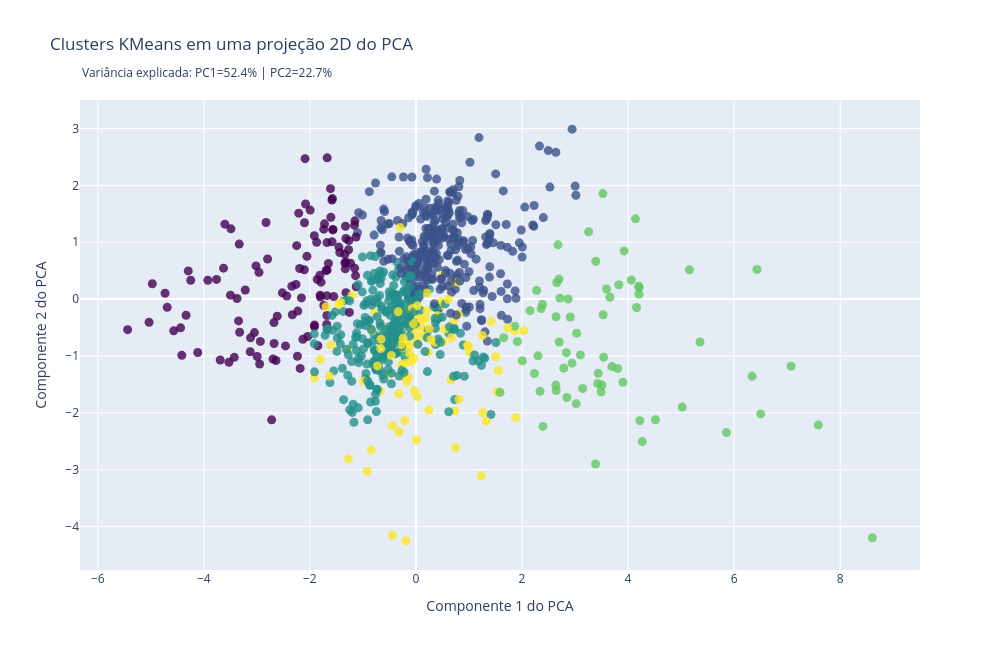

The code cell stored with this chart in its notebook:
### Code cell
from sklearn.decomposition import PCA

pca = PCA(n_components=2, random_state=42)
projection = pca.fit_transform(X_scaled)
pca_loadings = pl.DataFrame(
    {
        "feature": FEATURE_COLUMNS,
        "PC1_loading": pca.components_[0],
        "PC2_loading": pca.components_[1],
    }
)
pca_model = SklearnKMeans(model_config).fit(projection)
pca_labels = pca_model.predict(projection)
pca_metrics = evaluate_clustering(projection, pca_labels, pca_model.inertia)
model_comparison = pl.DataFrame(
    [
        {"model": "Full five features", **metrics},
        {"model": "Two PCA components", **pca_metrics},
    ]
)
print("Explained variance ratio:", pca.explained_variance_ratio_)
model_comparison, pca_loadings
pca_plot_rows = (
    gold_model.select(["establishment_id", "reference_month", *FEATURE_COLUMNS])
    .with_columns(
        [
            pl.Series("PC1", projection[:, 0]),
            pl.Series("PC2", projection[:, 1]),
            pl.Series("cluster", labels),
        ]
    )
    .to_dicts()
)
pca_customdata = [
    [
        row["establishment_id"],
        row["reference_month"],
        row["cluster"],
        *[row[feature] for feature in FEATURE_COLUMNS],
        basket_detail_lookup.get(
            (row["establishment_id"], row["reference_month"]),
            "Detalhes não disponíveis",
        ),
    ]
    for row in pca_plot_rows
]
pca_hover = (
    "<b>%{customdata[0]}</b> | %{customdata[1]}<br>Cluster: %{customdata[2]}<br>"
    "Custo: R$ %{customdata[3]:.2f}<br>Versus mercado: %{customdata[4]:.2f}%<br>Variação mensal: %{customdata[5]:.3f}<br>"
    "Preço relativo médio: %{customdata[6]:.3f}<br>IQR relativo médio: %{customdata[7]:.3f}<br><br>"
    "<b>Detalhes dos produtos</b><br>%{customdata[8]}<extra></extra>"
)
fig_pca = go.Figure(
    go.Scatter(
        x=[row["PC1"] for row in pca_plot_rows],
        y=[row["PC2"] for row in pca_plot_rows],
        mode="markers",
        customdata=pca_customdata,
        marker={"size": 9, "color": labels, "colorscale": "Viridis", "opacity": 0.8},
        hovertemplate=pca_hover,
    )
)
fig_pca.update_layout(
    title="Clusters KMeans em uma projeção 2D do PCA",
    xaxis_title="Componente 1 do PCA",
    yaxis_title="Componente 2 do PCA",
    height=650,
    width=1000,
    annotations=[
        {
            "text": f"Variância explicada: PC1={pca.explained_variance_ratio_[0]:.1%} | PC2={pca.explained_variance_ratio_[1]:.1%}",
            "xref": "paper",
            "yref": "paper",
            "x": 0,
            "y": 1.08,
            "showarrow": False,
        }
    ],
)
fig_pca.show()

### Figure 1 — Plotly figure (JSON) as saved in the notebook; plotly's stock layout.template omitted (floating-point values rounded to 4 significant figures; data arrays with more than 128 entries replaced by an {"elided": "..."} marker saying what was removed)
{"data": [{"customdata": {"elided": "866x9 mixed values"}, "hovertemplate": "<b>%{customdata[0]}</b> | %{customdata[1]}<br>Cluster: %{customdata[2]}<br>Custo: R$ %{customdata[3]:.2f}<br>Versus mercado: %{customdata[4]:.2f}%<br>Variação mensal: %{customdata[5]:.3f}<br>Preço relativo médio: %{customdata[6]:.3f}<br>IQR relativo médio: %{customdata[7]:.3f}<br><br><b>Detalhes dos produtos</b><br>%{customdata[8]}<extra></extra>", "marker": {"color": {"elided": "866 int values"}, "colorscale": [[0, "#440154"], [0.1111, "#482878"], [0.2222, "#3e4989"], [0.3333, "#31688e"], [0.4444, "#26828e"], [0.5556, "#1f9e89"], [0.6667, "#35b779"], [0.7778, "#6ece58"], [0.8889, "#b5de2b"], [1, "#fde725"]], "opacity": 0.8, "size": 9}, "mode": "markers", "type": "scatter", "x": {"elided": "866 float values"}, "y": {"elided": "866 float values"}}], "layout": {"annotations": [{"showarrow": false, "text": "Variância explicada: PC1=52.4% | PC2=22.7%", "x": 0, "xref": "paper", "y": 1.08, "yref": "paper"}], "height": 650, "title": {"text": "Clusters KMeans em uma projeção 2D do PCA"}, "width": 1000, "xaxis": {"title": {"text": "Componente 1 do PCA"}}, "yaxis": {"title": {"text": "Componente 2 do PCA"}}}}
